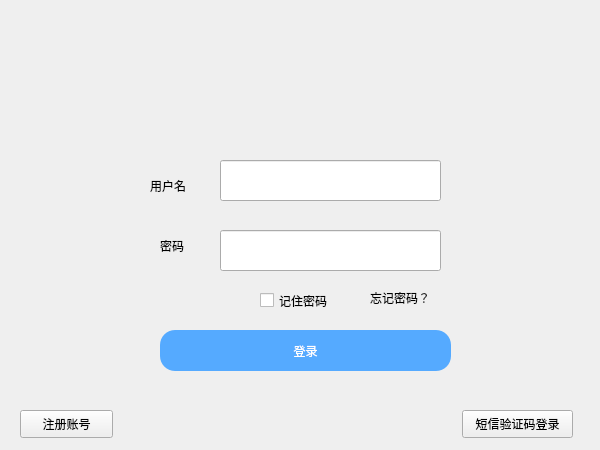
<?xml version="1.0" encoding="UTF-8"?>
<ui version="4.0">
 <class>Form</class>
 <widget class="QWidget" name="Form">
  <property name="geometry">
   <rect>
    <x>0</x>
    <y>0</y>
    <width>600</width>
    <height>450</height>
   </rect>
  </property>
  <property name="sizePolicy">
   <sizepolicy hsizetype="Fixed" vsizetype="Preferred">
    <horstretch>0</horstretch>
    <verstretch>0</verstretch>
   </sizepolicy>
  </property>
  <property name="minimumSize">
   <size>
    <width>600</width>
    <height>450</height>
   </size>
  </property>
  <property name="maximumSize">
   <size>
    <width>600</width>
    <height>450</height>
   </size>
  </property>
  <property name="windowTitle">
   <string>Form</string>
  </property>
  <widget class="QLabel" name="user">
   <property name="geometry">
    <rect>
     <x>150</x>
     <y>170</y>
     <width>61</width>
     <height>31</height>
    </rect>
   </property>
   <property name="styleSheet">
    <string notr="true">font: 12pt &quot;Agency FB&quot;;</string>
   </property>
   <property name="text">
    <string>用户名</string>
   </property>
  </widget>
  <widget class="QLabel" name="pwd">
   <property name="geometry">
    <rect>
     <x>160</x>
     <y>230</y>
     <width>51</width>
     <height>31</height>
    </rect>
   </property>
   <property name="styleSheet">
    <string notr="true">font: 12pt &quot;Agency FB&quot;;</string>
   </property>
   <property name="text">
    <string>密码</string>
   </property>
  </widget>
  <widget class="QLineEdit" name="lineEdit">
   <property name="geometry">
    <rect>
     <x>220</x>
     <y>160</y>
     <width>221</width>
     <height>41</height>
    </rect>
   </property>
  </widget>
  <widget class="QLineEdit" name="lineEdit_2">
   <property name="geometry">
    <rect>
     <x>220</x>
     <y>230</y>
     <width>221</width>
     <height>41</height>
    </rect>
   </property>
   <property name="echoMode">
    <enum>QLineEdit::Password</enum>
   </property>
  </widget>
  <widget class="QCheckBox" name="checkBox">
   <property name="geometry">
    <rect>
     <x>260</x>
     <y>290</y>
     <width>91</width>
     <height>21</height>
    </rect>
   </property>
   <property name="text">
    <string>记住密码</string>
   </property>
  </widget>
  <widget class="QLabel" name="label">
   <property name="geometry">
    <rect>
     <x>370</x>
     <y>290</y>
     <width>72</width>
     <height>15</height>
    </rect>
   </property>
   <property name="text">
    <string>忘记密码？</string>
   </property>
  </widget>
  <widget class="QPushButton" name="pushButton">
   <property name="geometry">
    <rect>
     <x>160</x>
     <y>330</y>
     <width>291</width>
     <height>41</height>
    </rect>
   </property>
   <property name="styleSheet">
    <string notr="true">QPushButton{
	font: 12pt &quot;Agency FB&quot;;
border-radius:15px;
color: rgb(255, 255, 255);
background-color: rgb(85, 170, 255);
}</string>
   </property>
   <property name="text">
    <string>登录</string>
   </property>
  </widget>
  <widget class="QPushButton" name="pushButton_2">
   <property name="geometry">
    <rect>
     <x>20</x>
     <y>410</y>
     <width>93</width>
     <height>28</height>
    </rect>
   </property>
   <property name="text">
    <string>注册账号</string>
   </property>
  </widget>
  <widget class="QPushButton" name="pushButton_3">
   <property name="geometry">
    <rect>
     <x>462</x>
     <y>410</y>
     <width>111</width>
     <height>28</height>
    </rect>
   </property>
   <property name="text">
    <string>短信验证码登录</string>
   </property>
  </widget>
  <widget class="QPushButton" name="pushButton_4">
   <property name="geometry">
    <rect>
     <x>250</x>
     <y>30</y>
     <width>100</width>
     <height>100</height>
    </rect>
   </property>
   <property name="minimumSize">
    <size>
     <width>100</width>
     <height>100</height>
    </size>
   </property>
   <property name="maximumSize">
    <size>
     <width>100</width>
     <height>100</height>
    </size>
   </property>
   <property name="styleSheet">
    <string notr="true">QPushButton{
border-radius:50px;
border-image:url(:/login/images/tx.png);
}</string>
   </property>
   <property name="text">
    <string/>
   </property>
  </widget>
 </widget>
 <resources>
  <include location="../source.qrc"/>
 </resources>
 <connections/>
</ui>
